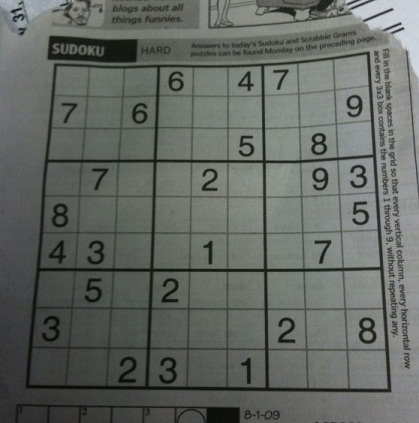
#> input picture sudoku-original.jpg, 419 x 423 px
$ python sudoku_solver.py
#> lines starting #> are read from the running program, lines starting #| are printed output that depends on the picture; after the words box and inside, x2 and y2 are one past the last pixel; in counts of white or black regions, pixels touching at a corner belong together
import cv2
import numpy as np
# import pytesseract

# config=("-l eng --oem 1 --psm 10")

def find_longest_edge(pt_top_left,pt_top_right,pt_bottom_left,pt_bottom_right):
	maxlen=max([cal_distance(pt_top_left,pt_top_right),cal_distance(pt_top_left,pt_bottom_left),cal_distance(pt_bottom_left,pt_bottom_right),cal_distance(pt_bottom_right,pt_top_right)])
	return np.sqrt(maxlen)

def cal_intersection_points(top_edge,left_edge,bottom_edge,right_edge,width,height): ## function for calculating intersection point
## of two lines. source :- https://en.wikipedia.org/wiki/Line%E2%80%93line_intersection
	left1=[0,left_edge[0]/np.sin(left_edge[1])]
	left2=[width,left1[1]-width/np.tan(left_edge[1])]

	right1=[0,right_edge[0]/np.sin(right_edge[1])]
	right2=[width,right1[1]-width/np.tan(right_edge[1])]

	top1=[0,top_edge[0]/np.sin(top_edge[1])]
	top2=[width,top1[1]- width/np.tan(top_edge[1])]

	bottom1=[0,bottom_edge[0]/np.sin(bottom_edge[1])]
	bottom2=[width,bottom1[1] - width/np.tan(bottom_edge[1])]

	leftA=left2[1]-left1[1]
	leftB=left1[0]-left2[0]
	leftC=leftA*left1[0]+leftB*left1[1]

	rightA=right2[1]-right1[1]
	rightB=right1[0]-right2[0]
	rightC=rightA*right1[0]+rightB*right1[1]

	topA=top2[1]-top1[1]
	topB=top1[0]-top2[0]
	topC=topA*top1[0]+topB*top1[1]

	bottomA=bottom2[1]-bottom1[1]
	bottomB=bottom1[0]-bottom2[0]
	bottomC=bottomA*bottom1[0]+bottomB*bottom1[1]

	detTopLeft=leftA*topB-leftB*topA
	detTopRight=rightA*topB-rightB*topA
	detBottomLeft=leftA*bottomB-leftB*bottomA
	detBottomRight=rightA*bottomB-rightB*bottomA

	pt_top_left=[(topB*leftC - leftB*topC)/detTopLeft, (leftA*topC - topA*leftC)/detTopLeft]
	pt_top_right=[(topB*rightC-rightB*topC)/detTopRight, (rightA*topC-topA*rightC)/detTopRight]
	pt_bottom_left=[(bottomB*leftC-leftB*bottomC)/detBottomLeft, (leftA*bottomC-bottomA*leftC)/detBottomLeft]
	pt_bottom_right=[(bottomB*rightC-rightB*bottomC)/detBottomRight, (rightA*bottomC-bottomA*rightC)/detBottomRight]

	return [pt_top_left,pt_top_right,pt_bottom_left,pt_bottom_right] ## returns the four corners of the sudoku puzzle

def cal_distance(p1,p2):
	return (p1[0]-p2[0])**2+(p1[1]-p2[1])**2

def retain_largest_blob(img,height,width):
	mask = np.zeros((height+2, width+2), np.uint8)
	m=-1
	for x in range(height):
		for y in range(width):
			if(img[x][y]>=128):
				area=cv2.floodFill(img,mask,(y,x),64)

				if(area[0]>m):
					m=area[0]
					m_pt=(y,x)

	mask = np.zeros((height+2, width+2), np.uint8)
	area=cv2.floodFill(img,mask,m_pt,255)

	for x in range(height):
		for y in range(width):
			if(img[x][y]==64 and x!=m_pt[1] and y!=m_pt[0]): # floodfill all the connected components with black except the largest blob
				area=cv2.floodFill(img,mask,(y,x),0)

img_name='sudoku-original.jpg'

# for reference - horizontal direction is x-axis, vertical direction is y-axis in image
img =cv2.imread(img_name,0)
#> img: shape (423, 419); min 5, max 218, mean 101.9


[height,width]=np.shape(img)
#> height = 423; width = 419
if(height>600 or width>600):
	print("Image size exceeded")
	img=cv2.resize(img,(600,600))
	height=600
	width=600

cv2.imshow('Original puzzle',img)

processed_img=cv2.GaussianBlur(img,(11,11),0) #blurring is done to smoothen out the noise


thresh1 = cv2.adaptiveThreshold(processed_img,255,cv2.ADAPTIVE_THRESH_MEAN_C,cv2.THRESH_BINARY,5,2)
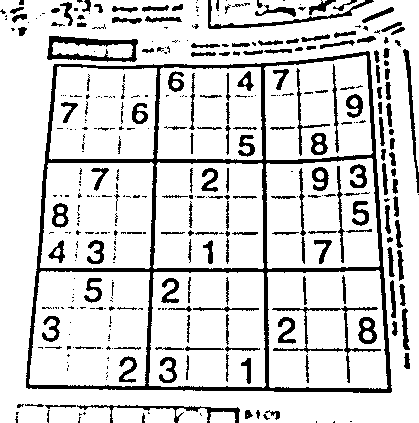
#> thresh1: shape (423, 419); 83.5% white; 389 black regions (212 under 20 px), largest, box (x1, y1, x2, y2) and area: (26, 51, 392, 393) 10109, (47, 36, 138, 62) 1011, (272, 306, 381, 383) 771
# threshold level is calculated for windows of size 5x5. The algo calculates the mean of the 5x5 grid, subtracts 2 from it and assigns it as an adaptive threshold for that grid
inverted_image=cv2.bitwise_not(thresh1)

kernel=np.array([[0,1,0],[1,1,1],[0,1,0]],dtype=np.uint8)

dilated_img=cv2.dilate(inverted_image,kernel) # using a plus shaped kernel for dilation
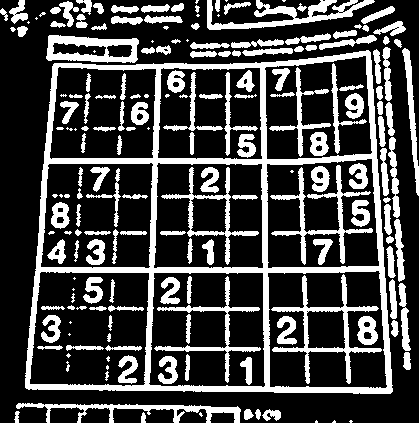
#> dilated_img: shape (423, 419); 27.2% white; 186 white regions (34 under 20 px), largest, box (x1, y1, x2, y2) and area: (25, 50, 393, 394) 15245, (271, 274, 382, 384) 1798, (207, 0, 375, 30) 1717

#cv2.imshow('my image',dilated_img)
#cv2.waitKey(0)

retain_largest_blob(dilated_img,height,width)
#> after the loop in retain_largest_blob, `for x in range(height):`: m = 15245; m_pt = (366, 50)
#> in retain_largest_blob, `area=cv2.floodFill(img,mask,m_pt,255)`: img: shape (423, 419); min 0, max 255, mean 33.8
#> after the loop in retain_largest_blob, `for x in range(height):`:
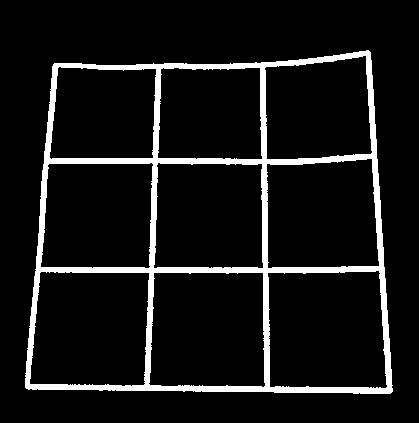
#> img: shape (423, 419); 8.6% white; 1 white region, box (x1, y1, x2, y2) and area: (25, 50, 393, 394) 15245
dilated_img=cv2.erode(dilated_img,kernel);
#> dilated_img: shape (423, 419); 5.7% white; 1 white region, box (x1, y1, x2, y2) and area: (26, 51, 392, 393) 10121

edges=cv2.Canny(dilated_img,50,150,3)   # need to check this again
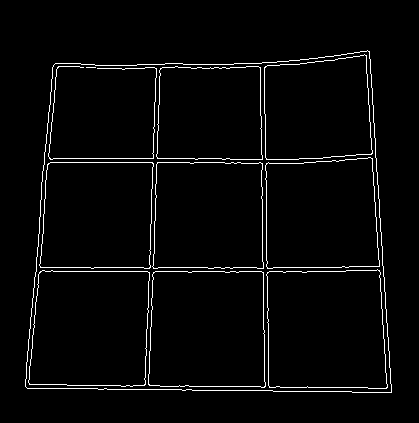
#> edges: shape (423, 419); 2.9% white in thin lines or dots, all inside (x1, y1, x2, y2) = (25, 50, 392, 393)
lines=cv2.HoughLines(edges,1,np.pi/180,100) # fourth argument is threshold for minimum vote for (rho,theta) pair to be recognized as a line
#> lines = 28 rows, first 8: [271, 1.57], [267, 1.57], [158, 0.0349], [162, 0.0349], [-258, 3.12], [58, 0.0873], [158, 1.57], [-262, 3.12]
line_test=np.zeros((height,width))
num_lines=len(lines)
#> num_lines = 28
#print(num_lines)

##merging close lines

for i in range(num_lines):
	if(lines[i][0][0]==0 and lines[i][0][1]==-100): ## such lines are ignored
		continue

	rho1=lines[i][0][0]
	theta1=lines[i][0][1]
	pt1=[0,0]
	pt2=[0,0]
	if(theta1>np.pi*45/180 and theta1<np.pi*135/180):  ## theta is between 45 deg and 135 deg (case for horizontal lines)
		pt1[0]=0                            ## choosing two points on a horizontal line at extreme ends of the image
		pt1[1]=rho1/np.sin(theta1)
		pt2[0]=width
		pt2[1]=-width/np.tan(theta1)+rho1/np.sin(theta1)
	else:                                               ## case for vertical lines
		pt1[0]=rho1/np.cos(theta1)          ## choosing two points on a vertical line at extreme ends of the image
		pt1[1]=0
		pt2[0]=rho1/np.cos(theta1)-height*np.tan(theta1)
		pt2[1]=height

	for j in range(num_lines):
		if(i==j):
			continue
		## checking if two lines are nearby and oriented in almost same direction
		if( abs(lines[i][0][0]-lines[j][0][0])<20 and abs(lines[i][0][1]-lines[j][0][1])<np.pi*10/180 ):
			pt1_current=[0,0]
			pt2_current=[0,0]
			rho2=lines[j][0][0]
			theta2=lines[j][0][1]

			if(theta2>np.pi*45/180 and theta2<np.pi*135/180):  ## theta is between 45 deg and 135 deg (for almost horizontal lines)
				pt1_current[0]=0
				pt1_current[1]=rho2/np.sin(theta2)
				pt2_current[0]=width
				pt2_current[1]=-width/np.tan(theta2)+rho2/np.sin(theta2)
			else:                                            ## case for vertical lines
				pt1_current[0]=rho2/np.cos(theta2)
				pt1_current[1]=0
				pt2_current[0]=rho2/np.cos(theta2)-height*np.tan(theta2)
				pt2_current[1]=height

            ## merging two nearby lines
			if(cal_distance(pt1,pt1_current)<64*64 and cal_distance(pt2,pt2_current)<64*64):
				lines[i][0][0]=(lines[i][0][0]+lines[j][0][0])/2;
				lines[i][0][1]=(lines[i][0][1]+lines[j][0][1])/2;

				lines[j][0][0]=0
				lines[j][0][1]=-100
#> this loop made 28 passes
#> (rho1, theta1) on passes 1, 3, 5, 6, 7, 11, 12, 13, 23: (271, 1.57), (158, 0.0349), (-258, 3.12), (58, 0.0873), (158, 1.57), (386, 1.59), (-363, 3.07), (67, 1.55), (270, 0.0175)
#> after the loop, lines = 28 rows, first 8: [267.8, 1.58], [0, -100], [158.5, 0.0305], [0, -100], [-258, 3.12], [58.5, 0.0829], [158.5, 1.58], [0, -100]

for i in range(num_lines):     # routine for drawing the merged lines
	rho=lines[i][0][0]
	theta=lines[i][0][1]
	if(rho==0 and theta==-100):
		continue
	a = np.cos(theta)
	b = np.sin(theta)
	x0 = a*rho
	y0 = b*rho
	x1 = int(x0 + 1000*(-b))
	y1 = int(y0 + 1000*(a))
	x2 = int(x0 - 1000*(-b))
	y2 = int(y0 - 1000*(a))
	cv2.line(line_test,(x1,y1),(x2,y2),255,1)
#> this loop made 28 passes
#> (rho, theta, a, b, x0, y0, x1, y1) on passes 1, 3, 5, 6, 7, 11, 12, 13, 23: (267.8, 1.58, -0.00436, 1, -1.17, 267.7, -1001, 263), (158.5, 0.0305, 1, 0.0305, 158.4, 4.84, 127, 1004), (-258, 3.12, -1, 0.0262, 257.9, -6.75, 231, -1006), (58.5, 0.0829, 0.997, 0.0828, 58.3, 4.84, -24, 1001), (158.5, 1.58, -0.00436, 1, -0.692, 158.5, -1000, 154), (384, 1.59, -0.0175, 1, -6.7, 383.9, -1006, 366), (-361, 3.07, -0.998, 0.0698, 360.1, -25.18, 290, -1022), (67.75, 1.56, 0.0131, 1, 0.887, 67.74, -999, 80), (267, 0.00873, 1, 0.00873, 267, 2.33, 258, 1002)
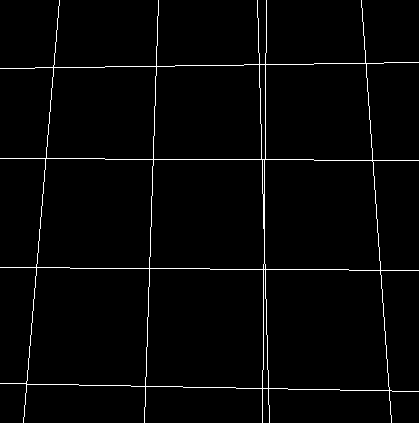
#> line_test: shape (423, 419) float64; 2.1% white in thin lines or dots

top_edge=[1000,1000]
bottom_edge=[-1000,-1000]
right_edge=[-1000,-1000]
left_edge=[1000,1000]
top_edge_x_icpt=0
top_edge_y_icpt=100000
left_edge_x_icpt=100000
left_edge_y_icpt=0
bottom_edge_x_icpt=0
bottom_edge_y_icpt=0
right_edge_x_icpt=0
right_edge_y_icpt=0

for i in range(num_lines):
	if(lines[i][0][0]==0 and lines[i][0][1]==-100): # ignoring the merged lines
		continue
	rho=lines[i][0][0]
	theta=lines[i][0][1]

	x_icpt=rho/np.cos(max(theta,0.0001)) ## x intercept of the line. using max to avoid divide b zero error
	y_icpt=rho/np.sin(max(theta,0.0001)) ## y intercept of the line

	if(theta>np.pi*80/180 and theta<np.pi*100/180): ## line is nearly horizontal

		if(rho<top_edge[0]):  ## rho for a possible top edge will be as small as possible
			top_edge=[rho,theta]
		if(rho>bottom_edge[0]):  ## rho for a possible bottom edge will be as large as possible
			bottom_edge=[rho,theta]

	elif(theta<np.pi*10/180 or theta>np.pi*170/180):   ## line is nearly vertical
		if(x_icpt>right_edge_x_icpt):  ## x intercept for right edge will be as large as possible
			right_edge=[rho,theta]
			right_edge_x_icpt=x_icpt
		elif(x_icpt<left_edge_x_icpt):  ## x intercept for left edge will be as small as possible
			left_edge=[rho,theta]
			left_edge_x_icpt=x_icpt
#> this loop made 28 passes
#> (rho, theta, x_icpt, y_icpt, right_edge_x_icpt) on passes 3, 5, 12: (158.5, 0.0305, 158.6, 5190.2, 158.6), (-258, 3.12, 258.1, -9856, 258.1), (-361, 3.07, 361.9, -5175.1, 361.9)
#> (rho, theta, x_icpt, y_icpt, left_edge_x_icpt) on pass 6: (58.5, 0.0829, 58.7, 706.5, 58.7)
#> after the loop, left_edge_x_icpt = 58.7; right_edge_x_icpt = 361.9

top_edge[1]=max(top_edge[1],0.0001)
bottom_edge[1]=max(bottom_edge[1],0.0001)
left_edge[1]=max(left_edge[1],0.0001)
right_edge[1]=max(right_edge[1],0.0001)
## finding the intersection points of the 4 edges
[pt_top_left,pt_top_right,pt_bottom_left,pt_bottom_right]= cal_intersection_points(top_edge,left_edge,bottom_edge,right_edge,width,height)
#> in cal_intersection_points, `left1=[0,left_edge[0]/np.sin(left_edge[1])]`: left1 = [0, 706.5]
#> in cal_intersection_points, `left2=[width,left1[1]-width/np.tan(left_edge[1])]`: left2 = [419, -4336.1]
#> in cal_intersection_points, `right1=[0,right_edge[0]/np.sin(right_edge[1])]`: right1 = [0, -5175.1]
#> in cal_intersection_points, `right2=[width,right1[1]-width/np.tan(right_edge[1])]`: right2 = [419, 816.8]
#> in cal_intersection_points, `top1=[0,top_edge[0]/np.sin(top_edge[1])]`: top1 = [0, 67.76]
#> in cal_intersection_points, `top2=[width,top1[1]- width/np.tan(top_edge[1])]`: top2 = [419, 62.27]
#> in cal_intersection_points, `bottom1=[0,bottom_edge[0]/np.sin(bottom_edge[1])]`: bottom1 = [0, 384.1]
#> in cal_intersection_points, `bottom2=[width,bottom1[1] - width/np.tan(bottom_edge[1])]`: bottom2 = [419, 391.4]
#> in cal_intersection_points, `leftA=left2[1]-left1[1]`: leftA = -5042.5
#> in cal_intersection_points, `leftB=left1[0]-left2[0]`: leftB = -419
#> in cal_intersection_points, `leftC=leftA*left1[0]+leftB*left1[1]`: leftC = -296003.3
#> in cal_intersection_points, `rightA=right2[1]-right1[1]`: rightA = 5992
#> in cal_intersection_points, `rightB=right1[0]-right2[0]`: rightB = -419
#> in cal_intersection_points, `rightC=rightA*right1[0]+rightB*right1[1]`: rightC = 2168386.8
#> in cal_intersection_points, `topA=top2[1]-top1[1]`: topA = -5.49
#> in cal_intersection_points, `topB=top1[0]-top2[0]`: topB = -419
#> in cal_intersection_points, `topC=topA*top1[0]+topB*top1[1]`: topC = -28389.7
#> in cal_intersection_points, `bottomA=bottom2[1]-bottom1[1]`: bottomA = 7.31
#> in cal_intersection_points, `bottomB=bottom1[0]-bottom2[0]`: bottomB = -419
#> in cal_intersection_points, `bottomC=bottomA*bottom1[0]+bottomB*bottom1[1]`: bottomC = -160920.5
#> in cal_intersection_points, `detTopLeft=leftA*topB-leftB*topA`: detTopLeft = 2110512.1
#> in cal_intersection_points, `detTopRight=rightA*topB-rightB*topA`: detTopRight = -2512937.7
#> in cal_intersection_points, `detBottomLeft=leftA*bottomB-leftB*bottomA`: detBottomLeft = 2115874.8
#> in cal_intersection_points, `detBottomRight=rightA*bottomB-rightB*bottomA`: detBottomRight = -2507575.1
#> in cal_intersection_points, `pt_top_left=[(topB*leftC - leftB*topC)/detTopLeft, (leftA*topC - topA*..`: pt_top_left = [53.13, 67.06]
#> in cal_intersection_points, `pt_top_right=[(topB*rightC-rightB*topC)/detTopRight, (rightA*topC-topA..`: pt_top_right = [366.3, 62.96]
#> in cal_intersection_points, `pt_bottom_left=[(bottomB*leftC-leftB*bottomC)/detBottomLeft, (leftA*bo..`: pt_bottom_left = [26.75, 384.5]
#> in cal_intersection_points, `pt_bottom_right=[(bottomB*rightC-rightB*bottomC)/detBottomRight, (righ..`: pt_bottom_right = [389.2, 390.9]
#> pt_top_left = [53.13, 67.06]; pt_top_right = [366.3, 62.96]; pt_bottom_left = [26.75, 384.5]; pt_bottom_right = [389.2, 390.9]
max_edge_length=int(find_longest_edge(pt_top_left,pt_top_right,pt_bottom_left,pt_bottom_right))
#> in find_longest_edge, `maxlen=max([cal_distance(pt_top_left,pt_top_right),cal_distance(pt_top..`: maxlen = 131419.1
#> max_edge_length = 362

src=np.array([pt_top_left,pt_top_right,pt_bottom_left,pt_bottom_right],dtype='float32')
#> src = [[53.13, 67.06], [366.3, 62.96], [26.75, 384.5], [389.2, 390.9]]
dst=np.array([[0,0],[max_edge_length-1,0],[0,max_edge_length-1],[max_edge_length-1,max_edge_length-1]],dtype='float32')
#> dst = [[0, 0], [361, 0], [0, 361], [361, 361]]
transformation_matrix=cv2.getPerspectiveTransform(src,dst)
#> transformation_matrix = [[1.24, 0.103, -72.6], [0.0179, 1.37, -92.68], [0.000107, 0.000517, 1]]

## applying a perspective transform to the image
corrected_img=cv2.warpPerspective(img,transformation_matrix,(max_edge_length,max_edge_length))
# [5 lines of commented-out code are left out]

adap_thresh_img = cv2.adaptiveThreshold(corrected_img,255,cv2.ADAPTIVE_THRESH_GAUSSIAN_C,cv2.THRESH_BINARY,101,1)
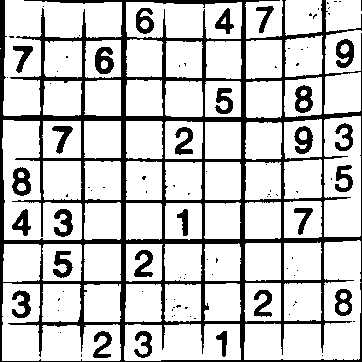
#> adap_thresh_img: shape (362, 362); 78.4% white; 98 black regions (71 under 20 px), largest, box (x1, y1, x2, y2) and area: (0, 0, 362, 362) 21241, (95, 47, 114, 74) 341, (12, 167, 31, 196) 338
mypuzzle=cv2.bitwise_not(adap_thresh_img)


grid_length=int(np.ceil(max_edge_length/9))
#> grid_length = 41

c1=0
for i in range(9):
	c2=0
	for j in range(9):
		grid_width=min((j+1)*grid_length-c2 , max_edge_length-c2)
		grid_height=min((i+1)*grid_length-c1,max_edge_length-c1)

		mygrid=mypuzzle[c1:c1+grid_height,:][:,c2:c2+grid_width]
		c2=c2+grid_width

		# [6 lines of commented-out code are left out]
		cv2.imshow('grid',mygrid)
		#text=pytesseract.image_to_string(mygrid,config=config)

		cv2.waitKey(0)
	c1=c1+grid_height
#> this loop made 9 passes
#> pass 1, `cv2.imshow('grid',mygrid)`:
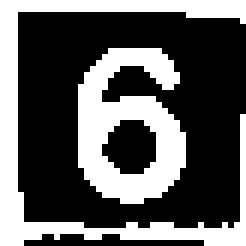
#> window 'grid': shape (41, 41) (shown 6 times larger); 36.2% white; 2 white regions, box (x1, y1, x2, y2) and area: (0, 0, 41, 41) 329, (13, 8, 31, 34) 279
#> after the loop, c1 = 362
#cv2.imshow('my image',mypuzzle)
#cv2.imwrite('Cornersdetected.jpg',line_test)
